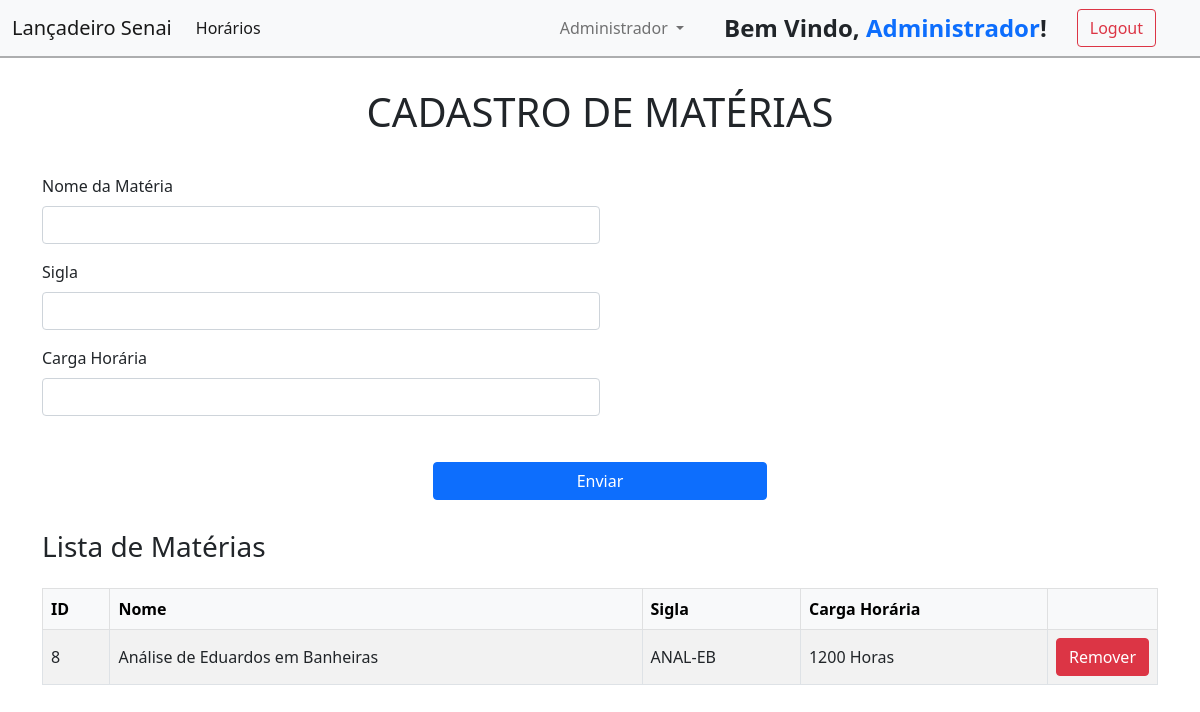
Page /pages/adm_materias.php (signed in) on the committed database.
### tables this page shows
CREATE TABLE IF NOT EXISTS `materias` (
  `nome_materia` varchar(100) NOT NULL,
  `sigla` varchar(100) NOT NULL,
  `carga_horaria` int NOT NULL,
  `id_materia` int NOT NULL AUTO_INCREMENT,
  PRIMARY KEY (`id_materia`)
);

### pages/adm_materias.php (the view, shortened to what this page needs)
<!DOCTYPE html>
<html lang="pt-br">
<head>
  <link rel="stylesheet" href="../bootstrap-styles/bootstrap.css" />
</head>
<body>
  <?php include '../components/navbar.php'; ?>
  <h1 style="padding-top: 5.5rem; text-align: center;">CADASTRO DE MATÉRIAS</h1>
  <form action="../methods/post_materias.php" method="POST">
    <div style="display: flex; flex-direction: column; align-items: center; margin-top: 0 !important;" class="container mt-4">
      <div style="margin-top: 30px;width: 100%;display: flex;flex-direction: column;align-items: flex-start;">
        <div class="mb-3">
          <label id="nome-materia" for="exampleInputEmail1" class="label-adictional-style form-label">Nome da Matéria</label>
          <input class="form-control" name="nome_materia" aria-describedby="emailHelp" />
        </div>
        <div class="mb-3">
          <label id="nome-materia" for="exampleInputEmail1" class="label-adictional-style form-label">Sigla</label>
          <input class="form-control" name="sigla" aria-describedby="emailHelp" />
        </div>
        <div class="mb-3">
          <label id="carga-horaria" for="exampleInputPassword1" class="label-adictional-style form-label">Carga Horária</label>
          <input name="carga_horaria" type="number" class="form-control" />
        </div>
      </div>
      <button type="submit" class="btn btn-primary" style="margin-top: 30px; width: 30%;">Enviar</button>
    </div>
  </form>
</body>
</html>
<?php
include "../connection.php";
$sql = "SELECT id_materia, nome_materia, sigla, carga_horaria FROM materias";
$result = $connection->query($sql);
if ($result->num_rows > 0) {
  echo '<div style="margin: 30px auto !important;" class="container mt-4">';
  echo '<h2 style="margin-top: 30px; font-size: 1.75rem; font-weight: 500;" class="mb-4">Lista de Matérias</h2>';
  echo '<table class="table table-striped table-hover table-bordered">';
  echo '  <thead class="table-light">';
  echo '    <tr>';
  echo '      <th scope="col">ID</th>';
  echo '      <th scope="col">Nome</th>';
  echo '      <th scope="col">Sigla</th>';
  echo '      <th scope="col">Carga Horária</th>';
  echo '      <th style="width: 1%;"></th>';
  echo '    </tr>';
  echo '  </thead>';
  echo '  <tbody>';
  while ($row = $result->fetch_assoc()) {
    echo '<tr>';
    echo '<td>' . $row["id_materia"] . '</td>';
    echo '<td>' . $row["nome_materia"] . '</td>';
    echo '<td>' . $row["sigla"] . '</td>';
    echo '<td>' . $row["carga_horaria"] . ' Horas</td>';
    echo '<td><a href="../methods/delete_materias.php?id_materia=' . $row["id_materia"] . '" class="btn btn-danger" onclick="return confirm(\'Tem certeza que deseja remover esta matéria?\')">Remover</a></td>';
    echo '</tr>';
  }
  echo '  </tbody>';
  echo '</table>';
  echo '</div>';
}
?>

### pages/adm_materias.php (style rules this page uses)
td { vertical-align: middle; }
.mb-3 { width: 50%; }

### rows in the picture
materias: id_materia "8", nome_materia "Análise de Eduardos em Banheiras", sigla "ANAL-EB", carga_horaria "1200"

### other values in the picture
$_SESSION['nome_professor'] "Administrador"
